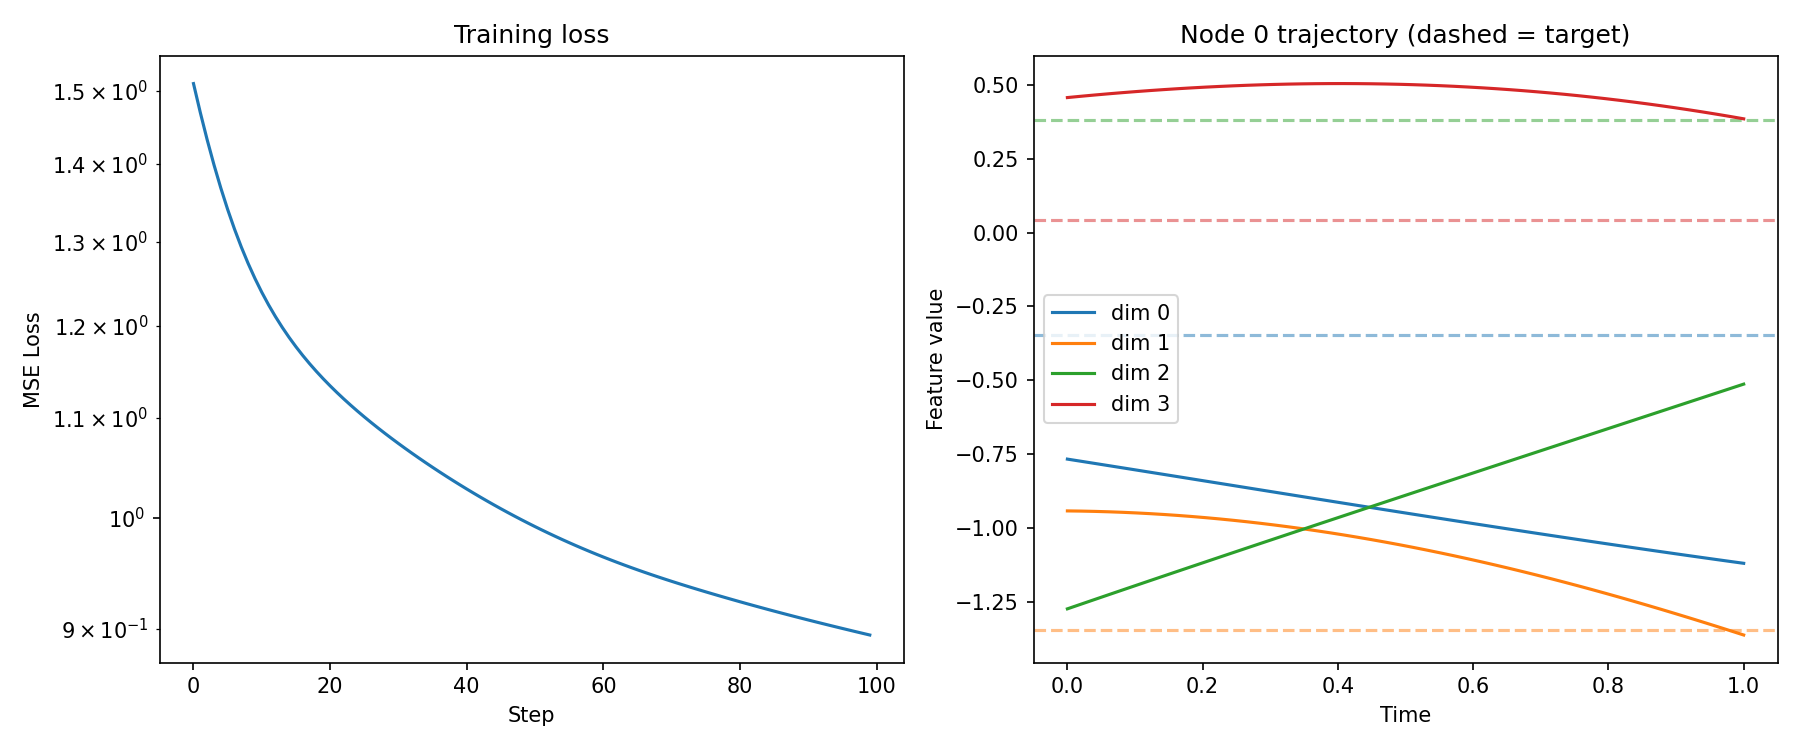

Source code (Python):
"""Neural ODE training on a hypergraph — canonical example.

Demonstrates how to:
  1. Build a HypergraphNeuralODE with a UniGCN drift
  2. Define a target-matching loss (MSE)
  3. Train with optax.adam + equinox
  4. Visualize the learned trajectory

Requires: pip install hgx[dynamics] optax
"""

import equinox as eqx
import jax
import jax.numpy as jnp
import optax

import hgx
from hgx._dynamics import HypergraphNeuralODE


def main():
    key = jax.random.PRNGKey(0)
    k1, k2, k3 = jax.random.split(key, 3)

    # --- Hypergraph setup ---
    hg = hgx.from_edge_list(
        [(0, 1, 2), (1, 2, 3), (2, 3, 4), (0, 3, 4)],
        num_nodes=5,
        node_features=jax.random.normal(k1, (5, 4)),
    )
    target = jax.random.normal(k2, (5, 4))

    # --- Model: Neural ODE with UniGCN drift ---
    conv = hgx.UniGCNConv(in_dim=4, out_dim=4, key=k3)
    model = HypergraphNeuralODE(conv)

    # --- Optimizer ---
    optim = optax.adam(1e-2)
    opt_state = optim.init(eqx.filter(model, eqx.is_array))

    # --- Training step ---
    @eqx.filter_jit
    def step(model, opt_state, hg, target):
        @eqx.filter_value_and_grad
        def loss_fn(m):
            sol = m(hg, t0=0.0, t1=1.0)
            return jnp.mean((sol.ys[-1] - target) ** 2)

        loss, grads = loss_fn(model)
        updates, opt_state_new = optim.update(grads, opt_state)
        model_new = eqx.apply_updates(model, updates)
        return model_new, opt_state_new, loss

    # --- Training loop ---
    losses = []
    for i in range(100):
        model, opt_state, loss = step(model, opt_state, hg, target)
        losses.append(float(loss))
        if i % 20 == 0:
            print(f"Step {i:3d} | Loss: {loss:.6f}")

    print(f"Final   | Loss: {losses[-1]:.6f}")

    # --- Trajectory visualization ---
    try:
        import matplotlib
        matplotlib.use("Agg")
        import matplotlib.pyplot as plt
        import diffrax

        ts = jnp.linspace(0.0, 1.0, 50)
        sol = model(hg, t0=0.0, t1=1.0, saveat=diffrax.SaveAt(ts=ts))
        traj = sol.ys  # (50, 5, 4)

        fig, (ax1, ax2) = plt.subplots(1, 2, figsize=(12, 5))

        # Loss curve
        ax1.plot(losses)
        ax1.set_xlabel("Step")
        ax1.set_ylabel("MSE Loss")
        ax1.set_title("Training loss")
        ax1.set_yscale("log")

        # Feature trajectories for node 0 (dashed = target)
        for d in range(4):
            ax2.plot(ts, traj[:, 0, d], label=f"dim {d}")
            ax2.axhline(target[0, d], color=f"C{d}", ls="--", alpha=0.5)
        ax2.set_xlabel("Time")
        ax2.set_ylabel("Feature value")
        ax2.set_title("Node 0 trajectory (dashed = target)")
        ax2.legend()

        fig.tight_layout()
        fig.savefig("examples/neural_ode_training.png", dpi=150)
        print("Saved plot to examples/neural_ode_training.png")
    except ImportError:
        print("matplotlib not available — skipping plot")


if __name__ == "__main__":
    main()
